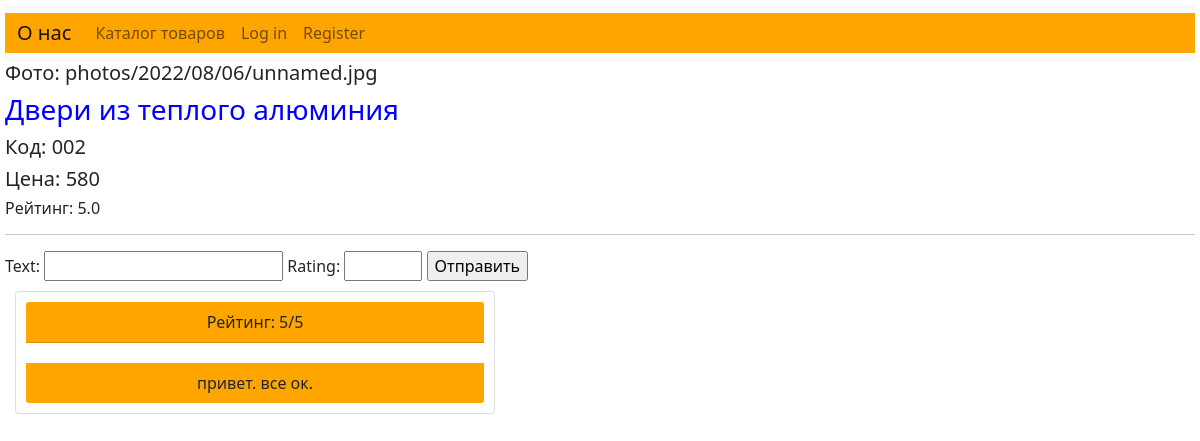
/tovarn/2/, run on the app's committed database.
### tovar/models.py (models this page shows, shortened)
class tovarn(models.Model):
    photo = models.ImageField(upload_to="photos/%Y/%m/%d")
    name = models.CharField(max_length=255)
    kod = models.CharField(max_length=255)
    price = models.IntegerField()

class Review(models.Model):
    text = models.TextField()
    rating = models.IntegerField(
        default=3, validators=[MaxValueValidator(5), MinValueValidator(1)]
    )
    tovarn = models.ForeignKey(tovarn, on_delete=models.CASCADE)

### tovar/views.py (the view)
# urls.py: path("tovarn/<int:tovarn_id>/", views.tovarn, name="tovarn"),
def tovarn(request, tovarn_id):
    if request.method == "POST":
        form = ReviewForm(request.POST)
        if form.is_valid():
            tovarn = get_object_or_404(models.tovarn, id=tovarn_id)
            text = form.cleaned_data["text"]
            rating = form.cleaned_data["rating"]
            models.Review.objects.create(tovarn=tovarn, text=text, rating=rating)
            return redirect("tovarn", tovarn_id=tovarn.id)
    else:
        tovarn = get_object_or_404(models.tovarn, id=tovarn_id)
        reviews_average_rating = models.Review.objects.filter(tovarn=tovarn).aggregate(
            Avg("rating")
        )["rating__avg"]
        form = ReviewForm()
        reviews = models.Review.objects.filter(tovarn=tovarn)
        context = {
            "tovarn": tovarn,
            "reviews": reviews,
            "form": form,
            "reviews_average_rating": reviews_average_rating,
        }
        return render(request, "tovarn.html", context)

### tovar/forms.py
class ReviewForm(forms.Form):
    text = forms.CharField(label="Text")
    rating = forms.IntegerField(label="Rating", max_value=5, min_value=1)

### tovar/templates/tovarn.html (shortened to what this page needs)
{% extends "base.html" %}
{% block content %}
<div class="tovarn-info">
    <h5>Фото: {{ tovarn.photo }}</h5>
    <h3>{{ tovarn.name }}</h3>
    <h5>Код: {{ tovarn.kod }}</h5>
    <h5>Цена: {{ tovarn.price }}</h5>
    <h6>Рейтинг: {{ reviews_average_rating }}</h6>
</div>
<hr/>
<form action= "." method = "post">
    {{ form }}
    <input type="submit" value = "Отправить">
</form>
{% for review in reviews %}
<div class="review-card card" style="width: 30rem;">
    <ul class = "list-group list-group-flush">
        <li class = "list-group-item"> Рейтинг: {{ review.rating }}/5</li>
        <li class = "list-group-item">{{  review.text }}</li>
    </ul>
</div>
{% endfor %}
{% endblock %}

### tovar/static/styles.css (style rules this page uses)
.tovarn-info { margin: 10рх 50px; }
body { background-image: url(https://w0.peakpx.com/wallpaper/167/334/HD-wallpaper-wavy-light-color-line-2015-design.jpg); }
.review-card { background-color: white; display: block; text-align: center; margin: 10px; }
.review-card li { background-color: Orange; margin: 10px; }

### tovar/templates/tovarn.html (style rules this page uses)
.tovarn-info { margin: 10рх 50px; }
h3 { color: blue; }
body { background-image: url(https://bestokna.tomsk.ru/wp-content/uploads/custom-background-1920x1080.jpg); margin: 5px 5px; }

### data on the page
tovarn: photo "photos/2022/08/06/unnamed.jpg", name "Двери из теплого алюминия", kod "002", price "580"
Review: rating "5", text "привет. все ок."

### other printed values
{{ reviews_average_rating }} "5.0"
